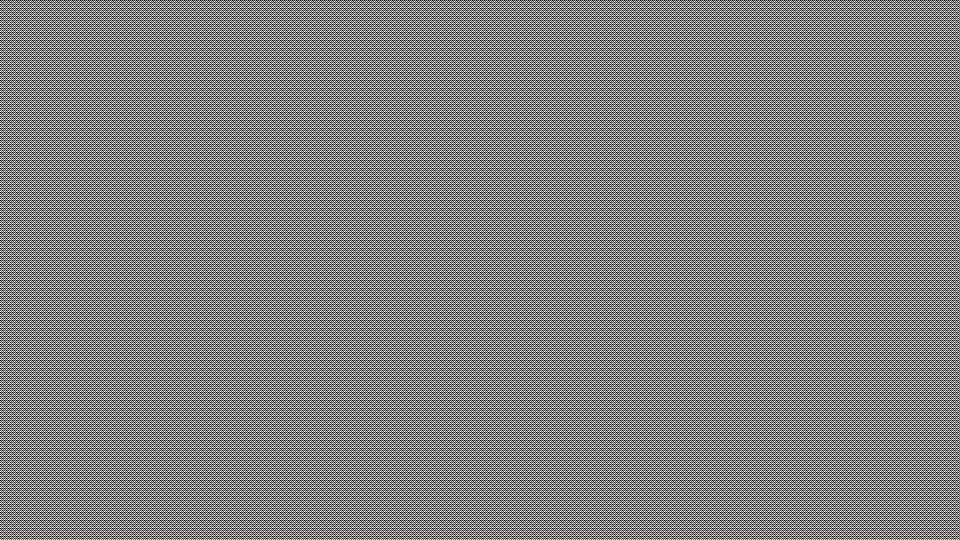
#> input picture skills/premiere-ae-editing/assets/ae/bayer_2px.png, 1920 x 1080 px (shown at 1/2 size)
$ python -i gallery.py   (imports and definitions only)
#> lines starting #> are read from the running program, lines starting #| are printed output that depends on the picture
"""gallery: one shareable proof board for a built batch (for the boss / client review).

python gallery.py <date> [<date> ...]   -> out/<first date>/gallery/index.html + img/ + vid/ (small copies, videos keep their sound)
                                         several dates (batches) go on one page, grouped by format
"""
import glob, html, json, os, subprocess, sys
sys.path.insert(0, os.path.dirname(os.path.abspath(__file__)))
from PIL import Image
from render import FFMPEG

ROOT = os.path.dirname(os.path.abspath(__file__))

GROUPS = [('New video formats', ['race', 'thennow', 'countdown', 'sim100', 'quizclock', 'linestory']),
          ("After last night's games", ['matchline', 'goalclip', 'scoreboard']),
          ('Real footage and real screens', ['reel', 'livetape', 'hottake', 'pnl_edit', 'demo']), ('Series', ['aichat', 'wheel', 'timed', 'outof100']),
          ('Tests (no proof yet)', ['forecast']),
          ('Match day', ['matchday', 'radar', 'pick']), ('Debates and myths', ['fakereal', 'quiz']),
          ('Races', ['swing', 'barrace', 'ranking', 'pricetags', 'cheapest', 'tier']), ('Money and macro', ['breaking', 'number', 'ladder']),
          ("The client's formats", ['top3', 'howto', 'pnl']), ('After full time', ['replay', 'upset', 'comeback'])]
NAMES = {'matchday': 'Matchday chance card', 'radar': 'Upset radar', 'pick': 'Pick a side', 'fakereal': 'Fake vs real', 'quiz': 'Guess the %',
         'swing': 'Race swing', 'barrace': 'Chance race', 'ranking': 'Favourites ranking', 'pricetags': 'Price tags', 'cheapest': 'Cheapest dreams',
         'tier': 'Tier list', 'breaking': 'The market says', 'number': 'The number', 'ladder': 'Probability ladder', 'top3': 'Top 3 traders',
         'howto': 'How-to carousel', 'pnl': 'P&L card', 'replay': 'Full-time chart replay', 'upset': 'Upset retro', 'comeback': 'Comeback',
         'forecast': 'TEST, no proof yet: weather-skin videos by others flopped (4.8K views on a 172K page). Ours carries real chances every night; try 5 posts before relying on it.', 'thennow': 'Then vs now', 'reel': 'Tonight in 15 seconds (real footage)', 'matchline': 'Full-time line replay', 'scoreboard': "Last night's favourites", 'goalclip': 'Goal cam (real app, live)', 'race': 'If the title race was a race', 'countdown': "The money's top 6 countdown",
         'quizclock': 'Guess the favourite (timer quiz)', 'sim100': 'One match, played 100 times', 'linestory': 'The line story (one chart)',
         'livetape': "Partner hits share one device: the real app screen (967K views over the real Polymarket page). Ours: the real outcome.xyz app filmed live, Bitcoin's last 40 seconds.", 'hottake': 'Hot take + receipt', 'pnl_edit': 'P&L edit (client format)',
         'demo': 'App demo (real screens)', 'aichat': 'AI vs the money', 'wheel': 'Spin the wheel (client format)', 'timed': 'Call it in 3', 'outof100': 'Out of 100'}
WHY = {'matchday': 'Fixture cards hit 4.07M and 2.34M views on a 287K page. Ours carry the real chance for every result.',
       'radar': 'Original. Two posts per night: the underdogs before kickoff, the results the morning after.',
       'pick': 'This-or-that splits hit 3.8M to 7.5M plays with 2.3% to 8.2% shares, the best share rates in the research.',
       'fakereal': 'Original. Fake "Mbappe won the Ballon d\'Or" edits pulled 14.7M views; this answers them with the real number.',
       'quiz': 'A 7-slide quiz carousel got 29.6M plays on a 22K page. Answers sit in random positions so it cannot be gamed.',
       'swing': 'A Polymarket Ballon d\'Or top 5 ran at 9.7x its channel median. Only Outcome has the daily price history.',
       'barrace': 'Bar chart races hit 18.8M plays on TikTok. Built from the market\'s own daily prices.',
       'ranking': 'Favourites rankings ran at 17x to 56x on small accounts, without any market data.',
       'pricetags': 'Original. Rival fans send it to each other: what it costs to believe in your club.',
       'cheapest': 'Original. The longest shots on the board, in cents.', 'tier': 'Tier lists: 6.0M and 3.9M plays.',
       'breaking': 'Polymarket\'s biggest X posts are odds-move cards (14.9K likes, 7x median). TV now quotes these numbers.',
       'number': 'One giant number a day. Fastest to make, easy to recognise.',
       'ladder': 'Nobody else can make this: one market split into price levels (IPO value, Bitcoin targets).',
       'top3': 'The client\'s format, from real profile screenshots. Needs the client OK on showing usernames.',
       'howto': 'The client\'s format, over real outcome.xyz screens in a phone frame, so no chart or logo is covered.',
       'pnl': 'The client\'s format: our own card from on-chain data, transparent for the edit. Needs the username OK.',
       'replay': 'Original. The match told by the money, minute by minute, with goal markers.',
       'upset': 'Upset posts hit 2.15M views on a 14.7K page.', 'comeback': 'Original. The half-time chance, then the result.',
       'forecast': 'Original. Everyone knows "70% chance of rain". Tonight\'s games as a weather report: sunny, storm warning, upset watch. Forecast check next morning.',
       'race': 'Count-handicap ball races: 111K views; a marble "prediction" did 9x its page on 12 Oct. Nobody weights a race by real market odds yet. One honest draw, logged seed, daily series.',
       'countdown': 'Plain award countdowns did 10x to 105x their page size; odds-titled ones 0.22x, so the title stays plain and the % does the work.',
       'quizclock': 'Timer quizzes: 1.35M views on Goal Clash; quiz carousels 29.6M plays. Play-along, comment your score.',
       'sim100': '"100 people" grids: 144K views on a 4.51K page (32x). Football "played 100 times" is open ground: the biggest one found has 28K.',
       'linestory': 'One-chart spike explainers hit 3.97M (240x the channel). Only Outcome has the price history.',
       'livetape': 'The real outcome.xyz app filmed live: Bitcoin\'s last 40 seconds. A WSJ review found none of 1,105 prediction-market TikToks showed the real site.',
       'hottake': 'Hot take + market receipt: 2.81M views and 192.8K shares on a 78K page.',
       'pnl_edit': 'The client\'s format with our card from a real on-chain trade. Username masked until the client says yes.',
       'demo': 'The client\'s how-to, as video over real screens.', 'aichat': 'Series: AI vs the money, with a running score. The AI answer is a real model reply.',
       'wheel': 'The client\'s UGC format, faceless. The wheel lands on a logged random draw, then the money answers.',
       'thennow': 'Then-vs-now boards: 379K views on a 3.93K page (96x), 11 Oct. Only Outcome\'s price history can make the chance version. Weekly series.',
       'goalclip': 'The real app filmed during the match: the chance jumps on screen when the goal goes in. No broadcast footage, so no rights problem.',
       'reel': 'Real footage cut on the beat: one game per cut with its real chance; London gets Tower Bridge. Stock clips with free licences, no broadcast footage. Stadium sound underneath.',
       'matchline': 'Only Outcome has the minute-by-minute price: the match told by the money, kick-off to whistle, every goal a spike, resolved at full time. Built from the archive the morning after. Sides that barely traded are drawn faint and labelled.',
       'scoreboard': 'One fixed template after every match night: a page with 820 subscribers holds 16K to 34K views a day this way (39x). Ticks and crosses, read in a glance.',
       'timed': '3-2-1 then the answer.', 'outof100': 'What a % means, as 100 dots.'}


def kind_of(p):
    k = p.get('kind', '')
    return 'ladder' if k == 'ladder' else k


def small_img(src, dst, w=720):
#> called with dst = 'out.png', w = 720
    im = Image.open(src)
#> im is the input picture: PIL image 1920x1080 RGB; min 2, max 253, mean 127.5
    if im.mode == 'RGBA':
        bg = Image.new('RGB', im.size, (11, 12, 15)); bg.paste(im, mask=im.split()[3]); im = bg
    im = im.convert('RGB'); im = im.resize((w, int(im.height * w / im.width)), Image.LANCZOS)
#> after `im = im.resize((w, int(im.height * w / im.width)), Image.LANCZOS)`:
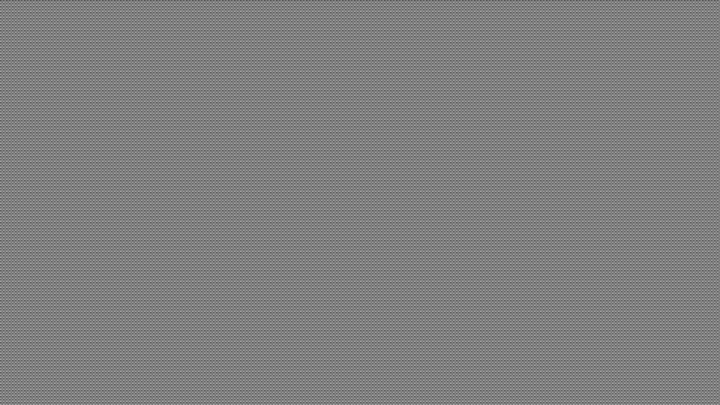
#> im: PIL image 720x405 RGB; min 76, max 169, mean 127.5
    os.makedirs(os.path.dirname(dst), exist_ok=True); im.save(dst, quality=82, optimize=True)


# [91 lines left out: functions small_vid, vid_secs, build, _build_one, page, not called in this run]


TEMPLATE = r'''<title>Outcome Sample Batch</title>
<link rel="preconnect" href="https://fonts.googleapis.com"><link rel="preconnect" href="https://fonts.gstatic.com" crossorigin>
<link rel="stylesheet" href="https://fonts.googleapis.com/css2?family=Anton&family=IBM+Plex+Mono:wght@400;600&family=IBM+Plex+Sans:wght@400;500;600;700&display=swap">
<style>
/* Proof board: every post is a phone-sized proof card, grouped by the job it does; the posts carry the colour, the board stays quiet. */
:root{--board:#E3E5E9;--card:#FFFFFF;--ink:#15171C;--muted:#59606C;--line:#C9CED6;--accent:#0A8FA8;--ready:#24804A;--hold:#C2410C;--chipbg:#EEF0F3;
  --display:'Anton','Arial Narrow',Impact,sans-serif;--body:'IBM Plex Sans','Segoe UI',system-ui,sans-serif;--mono:'IBM Plex Mono',ui-monospace,Consolas,monospace}
@media (prefers-color-scheme:dark){:root:not([data-theme="light"]){--board:#0F1115;--card:#171A20;--ink:#ECEEF2;--muted:#9AA1AD;--line:#2A2F38;--accent:#22D3EE;--ready:#6EE7A0;--hold:#FB923C;--chipbg:#20242C;color-scheme:dark}}
:root[data-theme="dark"]{--board:#0F1115;--card:#171A20;--ink:#ECEEF2;--muted:#9AA1AD;--line:#2A2F38;--accent:#22D3EE;--ready:#6EE7A0;--hold:#FB923C;--chipbg:#20242C;color-scheme:dark}
body{background:var(--board);color:var(--ink);font-family:var(--body);font-size:15px;line-height:1.5}
.wrap{max-width:1180px;margin:0 auto;padding-inline:clamp(16px,4vw,40px);padding-block:32px 64px;display:flex;flex-direction:column;gap:40px}
.top{display:flex;flex-direction:column;gap:14px;max-width:760px}
.eyebrow{font-family:var(--mono);font-size:12px;letter-spacing:.12em;text-transform:uppercase;color:var(--muted)}
h1{font-family:var(--display);font-weight:400;font-size:clamp(40px,7vw,72px);line-height:.95;letter-spacing:.01em;text-transform:uppercase;text-wrap:balance}
.lede{font-size:17px;max-width:62ch}
.stats{display:flex;flex-wrap:wrap;gap:10px 28px;font-family:var(--mono);font-size:13px;color:var(--muted)}
.stats b{color:var(--ink);font-weight:600;font-variant-numeric:tabular-nums}
section{display:flex;flex-direction:column;gap:18px}
h2{font-family:var(--display);font-weight:400;font-size:30px;letter-spacing:.02em;text-transform:uppercase;border-top:2px solid var(--ink);padding-top:10px}
.grid{display:grid;grid-template-columns:repeat(auto-fill,minmax(min(100%,330px),1fr));gap:22px}
.post{background:var(--card);border:1px solid var(--line);border-radius:14px;padding:14px;display:flex;flex-direction:column;gap:10px;min-width:0}
.post header{display:flex;align-items:center;justify-content:space-between;gap:10px}
h3{font-size:16px;font-weight:700;letter-spacing:.01em}
.chip{font-family:var(--mono);font-size:11px;letter-spacing:.06em;text-transform:uppercase;padding:3px 8px;border-radius:999px;background:var(--chipbg);white-space:nowrap}
.chip.ready{color:var(--ready)} .chip.hold{color:var(--hold)}
.tabs{display:flex;gap:6px}
.tab{font:600 12px var(--mono);letter-spacing:.04em;padding:5px 10px;border-radius:8px;border:1px solid var(--line);background:transparent;color:var(--muted);cursor:pointer}
.tab.on{background:var(--ink);color:var(--card);border-color:var(--ink)}
.tab:focus-visible{outline:2px solid var(--accent);outline-offset:2px}
.frame{border-radius:10px;overflow:hidden;background:#0B0C0F}
.car{display:flex;overflow-x:auto;scroll-snap-type:x mandatory;gap:0;scrollbar-width:thin}
.car img{flex:0 0 100%;width:100%;aspect-ratio:4/5;object-fit:cover;scroll-snap-align:start;display:block}
.vidwrap{display:flex;justify-content:center;background:#0B0C0F}
.vidwrap video{width:100%;max-width:100%;aspect-ratio:9/16;max-height:620px;display:block;background:#0B0C0F}
.why{font-size:14px;color:var(--ink)}
.note{font-size:12.5px;color:var(--hold);border-left:2px solid var(--hold);padding-left:10px}
.meta{display:flex;flex-wrap:wrap;gap:6px 14px;font-family:var(--mono);font-size:12px;color:var(--muted)}
.when{color:var(--accent)}
details{border-top:1px solid var(--line);padding-top:8px}
summary{cursor:pointer;font-weight:600;font-size:13px}
pre{white-space:pre-wrap;word-break:break-word;font-family:var(--body);font-size:13px;color:var(--muted);margin-top:8px;max-height:240px;overflow:auto}
.later{background:var(--card);border:1px dashed var(--line);border-radius:14px;padding:18px;max-width:760px}
.rules{display:grid;grid-template-columns:repeat(auto-fit,minmax(min(100%,260px),1fr));gap:12px;font-size:14px}
.rules div{border-left:2px solid var(--accent);padding-left:12px}
@media (prefers-reduced-motion:reduce){*{scroll-behavior:auto}}
</style>
<div class="wrap">
 <div class="top">
  <div class="eyebrow">Vision Clipping · Outcome faceless pages · {{DATE}}</div>
  <h1>Outcome sample batch</h1>
  <p class="lede">Every post here was built automatically from live Outcome market prices: real chances, time-stamped on screen. The new video formats come first: each has its own look, motion and sound (tap play, sound on). Below them, the carousel formats: each exports as an Instagram carousel (4:5), TikTok photo slides (9:16) and, where it moves, a 9:16 video.</p>
  <div class="stats"><span><b>{{N}}</b> posts</span><span><b>{{S}}</b> carousel slides</span><span><b>{{V}}</b> videos</span><span>prices: Hyperliquid + Outcome public data</span></div>
  <div class="rules"><div>No invented numbers. Every % comes from the market at build time.</div><div>Never covers Outcome's chart, names or logo. No "bet" language, no profit promises.</div><div>Facts outside the market (form, results) carry a source and date.</div></div>
 </div>
 {{SECTIONS}}
</div>
<script>
document.querySelectorAll('.post').forEach(card=>{
  card.querySelectorAll('.tab').forEach(t=>t.addEventListener('click',()=>{
    card.querySelectorAll('.tab').forEach(x=>x.classList.toggle('on',x===t));
    card.querySelectorAll('[data-pane]').forEach(p=>{p.hidden=p.dataset.pane!==t.dataset.v});
    const v=card.querySelector('video'); if(v){ if(t.dataset.v==='vid'){ v.play().catch(()=>{}); } else { v.pause(); } }
  }));
});
</script>
'''


# [8 lines not run here, left out]

>>> result = small_img('../../../../../skills/premiere-ae-editing/assets/ae/bayer_2px.png', 'out.png')
